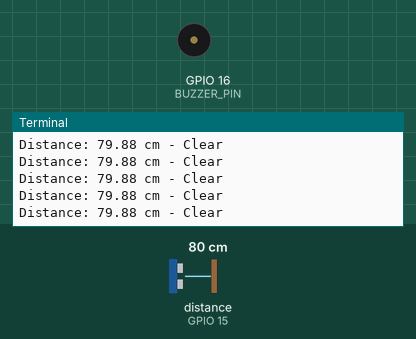
A program run on a simulated Raspberry Pi (BCM pin numbers). Parts: buzzer (waves = sounding, pin HIGH), the last lines printed to the terminal. Inputs (shaded band) come from the test bench; at power-on: distance to the obstacle (sensor on GPIO 15) 80 cm. The echo pulse lasts 58.3 µs per cm; the clock reads 2024-03-15 10:24:30 at power-on unless the program sets it; pins used as bus, display or sensor lines are not drawn.

Above: at 3.2 s.
3.3 s: distance to the obstacle (sensor on GPIO 15) set to 8 cm
At 3.38 s:
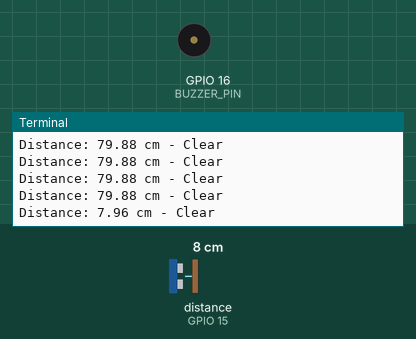
4.8 s: distance to the obstacle (sensor on GPIO 15) set to 5 cm
At 6.07 s:
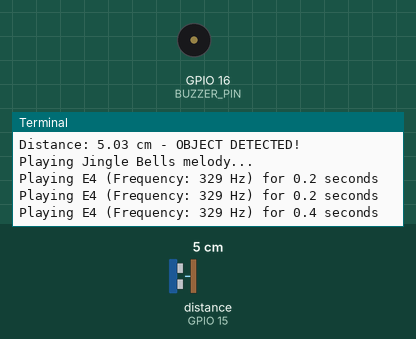

Measured:
- the behaviour switches between 7 and 6 cm on distance to the obstacle (sensor on GPIO 15) (found by bisection; images 1 and 2)
- after the input at 3.3 s, the terminal: prints a new line after 0.08 s (image 1)
- after the input at 4.8 s, the terminal: prints a new line after 0.09 s (image 2)

The program:

ultraSonicSensor.py
```python
"""
This Raspberry Pi code was developed by newbiely.com
This Raspberry Pi code is made available for public use without any restriction
For comprehensive instructions and wiring diagrams, please visit:
https://newbiely.com/tutorials/raspberry-pi/raspberry-pi-ultrasonic-sensor-piezo-buzzer

Modified for continuous distance monitoring with improved error handling
"""

import signal
import sys
import time

import RPi.GPIO as GPIO

# GPIO pin numbers for the ultrasonic sensor
TRIG_PIN = 14
ECHO_PIN = 15

# GPIO pin number for the piezo buzzer
BUZZER_PIN = 16

# Threshold distance in centimeters
THRESHOLD_DISTANCE_CM = 7

# Delay between distance measurements (seconds)
MEASUREMENT_DELAY = 0.1

# Timeout for echo measurement (seconds)
ECHO_TIMEOUT = 0.1

# Constants for note names and their corresponding frequencies
C4 = 261
D4 = 293
E4 = 329
F4 = 349
G4 = 392
A4 = 440
B4 = 493

# Dictionary to map numeric values to note names
note_names = {
    C4: "C4",
    D4: "D4",
    E4: "E4",
    F4: "F4",
    G4: "G4",
    A4: "A4",
    B4: "B4",
}

# List of notes in the "Jingle Bells" melody
melody = [
    E4,
    E4,
    E4,
    E4,
    E4,
    E4,
    E4,
    G4,
    C4,
    D4,
    E4,
    F4,
    F4,
    F4,
    F4,
    F4,
    E4,
    E4,
    E4,
    E4,
    E4,
    D4,
    D4,
    E4,
    D4,
    G4,
]

# List of note durations (in milliseconds)
note_durations = [
    200,
    200,
    400,
    200,
    200,
    400,
    200,
    200,
    200,
    200,
    200,
    200,
    200,
    400,
    200,
    200,
    200,
    200,
    200,
    200,
    200,
    200,
    200,
    400,
    200,
    200,
]

# Pause duration between notes (in milliseconds)
pause_duration = 300


def signal_handler(signal, frame):
    """Handle Ctrl+C gracefully"""
    print("\nShutting down...")
    GPIO.cleanup()
    sys.exit(0)


def play_tone(pin, frequency, duration):
    """Play a tone on the specified pin with given frequency and duration"""
    # Calculate the period based on the frequency
    period = 1.0 / frequency

    # Calculate the time for half of the period
    half_period = period / 2.0

    # Calculate the number of cycles for the given duration
    cycles = int(duration / period)

    for _ in range(cycles):
        # Set the GPIO pin to HIGH
        GPIO.output(pin, GPIO.HIGH)

        # Wait for half of the period
        time.sleep(half_period)

        # Set the GPIO pin to LOW
        GPIO.output(pin, GPIO.LOW)

        # Wait for the other half of the period
        time.sleep(half_period)


def play_jingle_bells():
    """Play the Jingle Bells melody"""
    print("Playing Jingle Bells melody...")
    for i in range(len(melody)):
        note_duration = note_durations[i] / 1000.0
        note_freq = melody[i]
        note_name = note_names.get(note_freq, "Pause")

        print(
            f"Playing {note_name} (Frequency: {note_freq} Hz) for {note_duration} seconds"
        )

        play_tone(BUZZER_PIN, note_freq, note_duration)

        time.sleep(pause_duration / 1000.0)

        GPIO.output(BUZZER_PIN, GPIO.LOW)


def get_distance():
    """Get distance measurement from ultrasonic sensor with timeout"""
    try:
        # Send trigger pulse
        GPIO.output(TRIG_PIN, GPIO.HIGH)
        time.sleep(0.00001)
        GPIO.output(TRIG_PIN, GPIO.LOW)

        # Wait for echo start with timeout
        timeout_start = time.time()
        while GPIO.input(ECHO_PIN) == 0:
            pulse_start = time.time()
            if pulse_start - timeout_start > ECHO_TIMEOUT:
                print("Warning: Echo timeout - no pulse start detected")
                return None

        # Wait for echo end with timeout
        timeout_start = time.time()
        while GPIO.input(ECHO_PIN) == 1:
            pulse_end = time.time()
            if pulse_end - timeout_start > ECHO_TIMEOUT:
                print("Warning: Echo timeout - pulse too long")
                return None

        # Calculate distance
        pulse_duration = pulse_end - pulse_start
        speed_of_sound = 34300  # Speed of sound in cm/s
        distance = (pulse_duration * speed_of_sound) / 2

        # Sanity check for reasonable distance values
        if distance > 400:  # Max range for most HC-SR04 sensors
            print("Warning: Distance reading seems unrealistic")
            return None

        return distance

    except Exception as e:
        print(f"Error measuring distance: {e}")
        return None


def setup_gpio():
    """Initialize GPIO settings"""
    GPIO.setmode(GPIO.BCM)
    GPIO.setup(TRIG_PIN, GPIO.OUT)
    GPIO.setup(ECHO_PIN, GPIO.IN)
    GPIO.setup(BUZZER_PIN, GPIO.OUT)

    # Set initial states
    GPIO.output(TRIG_PIN, GPIO.LOW)
    GPIO.output(BUZZER_PIN, GPIO.LOW)

    # Allow sensor to settle
    time.sleep(2)
    print("GPIO setup complete. Sensor ready.")


def main():
    """Main program loop"""
    print("Starting continuous ultrasonic distance monitoring...")
    print(f"Threshold distance: {THRESHOLD_DISTANCE_CM} cm")
    print("Press Ctrl+C to exit")

    # Setup signal handler for graceful shutdown
    signal.signal(signal.SIGINT, signal_handler)

    # Initialize GPIO
    setup_gpio()

    last_melody_time = 0
    melody_cooldown = 5  # Minimum seconds between melody plays

    try:
        while True:
            distance = get_distance()

            if distance is not None:
                print(f"Distance: {distance:.2f} cm", end="")

                if distance < THRESHOLD_DISTANCE_CM:
                    print(" - OBJECT DETECTED!")

                    # Check if enough time has passed since last melody
                    current_time = time.time()
                    if current_time - last_melody_time > melody_cooldown:
                        play_jingle_bells()
                        last_melody_time = current_time
                    else:
                        # Just beep instead of full melody to avoid spam
                        print("Playing short beep...")
                        play_tone(BUZZER_PIN, A4, 0.1)
                        GPIO.output(BUZZER_PIN, GPIO.LOW)
                else:
                    print(" - Clear")
            else:
                print("Distance: ERROR - Could not get reading")

            # Small delay between measurements
            time.sleep(MEASUREMENT_DELAY)

    except Exception as e:
        print(f"Unexpected error: {e}")
    finally:
        print("\nCleaning up GPIO...")
        GPIO.cleanup()


if __name__ == "__main__":
    main()
```
